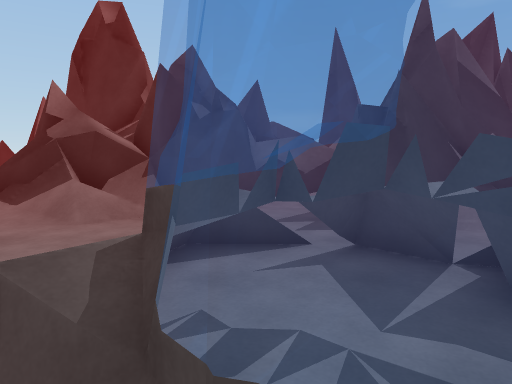
view 1 (above)

24 first-person views from a walk through a Unity game level. The camera is 1.5 m above the floor, tilts 6° down and sees 70° across. The floor is counted in squares, 1 m on a side. Each view is taken from the middle of a square. On the plan, view 1 faces up. The plan holds only what a view shows up to about 16 squares ahead; the rest is blank. The place goes on beyond the plan.

view 2
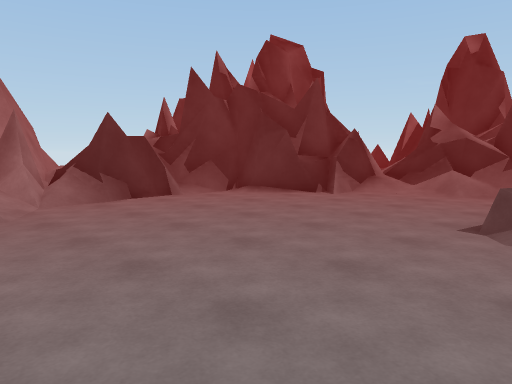

view 3
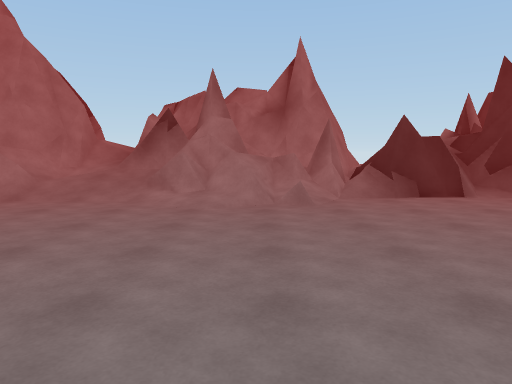

view 4
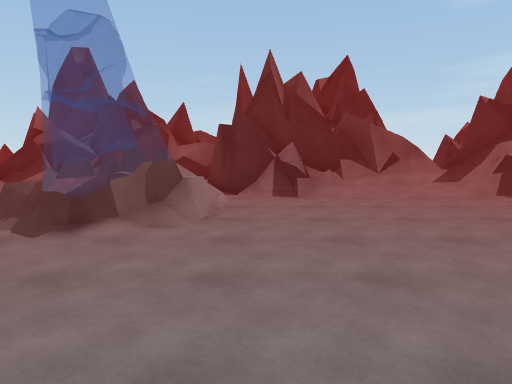

view 5
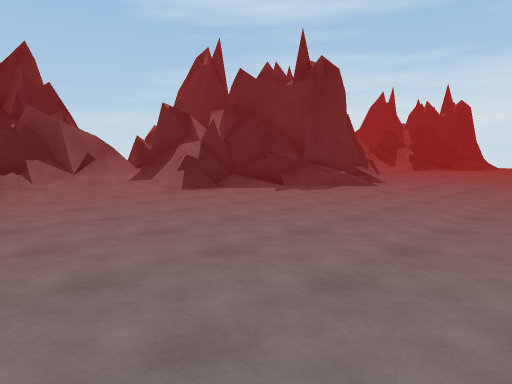

view 6
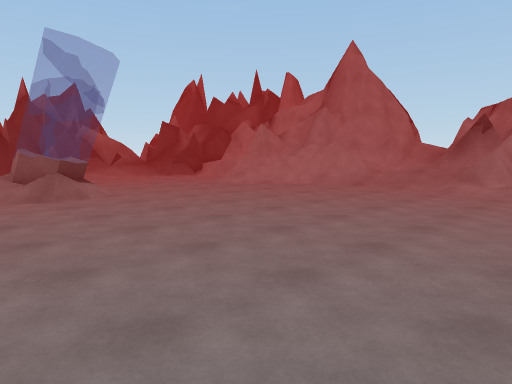

view 7
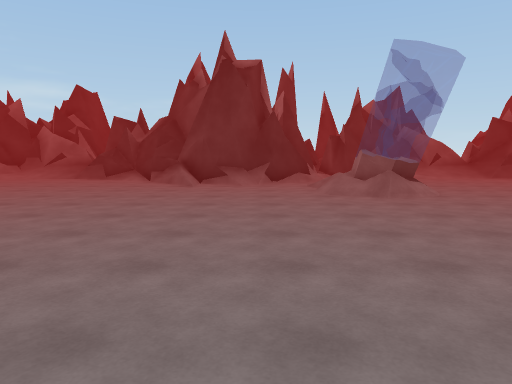

view 8
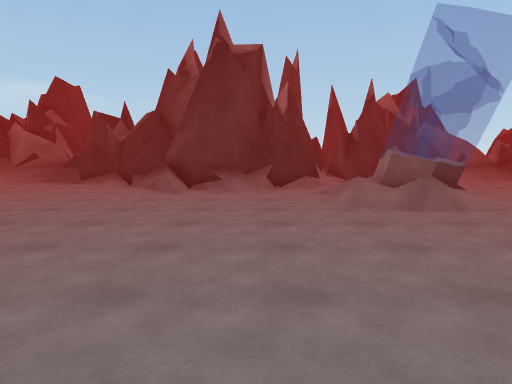

view 9
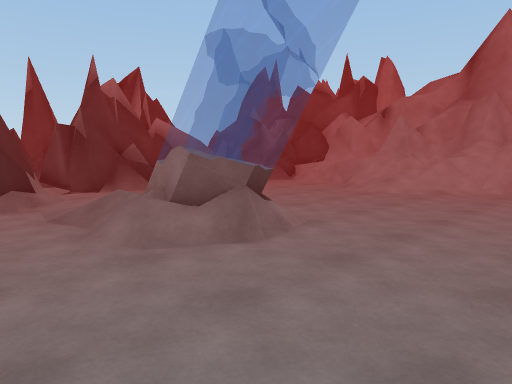

view 10
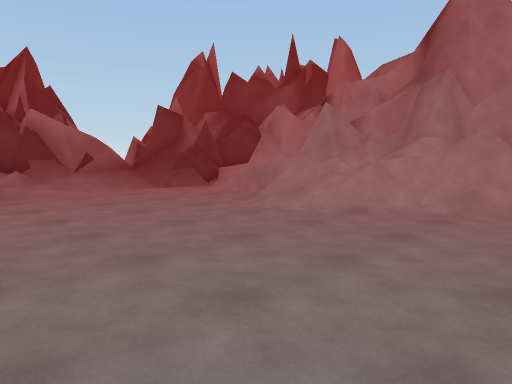

view 11
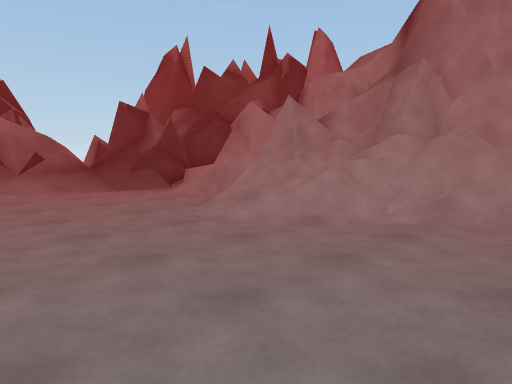

view 12
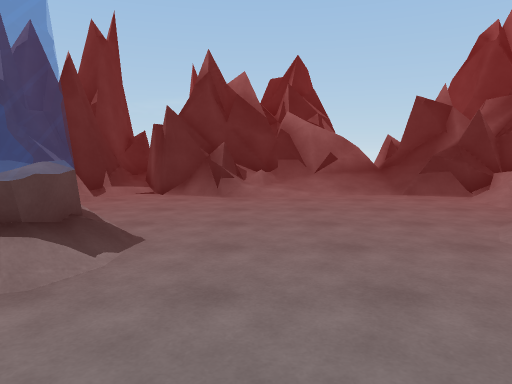

view 13
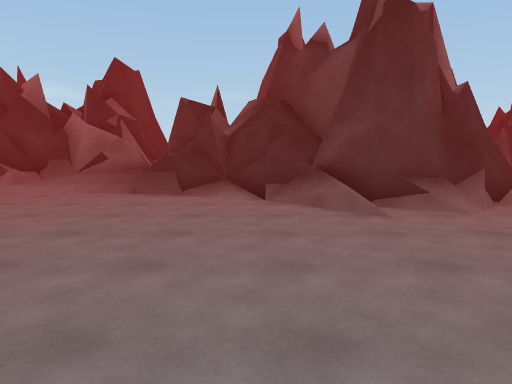

view 14
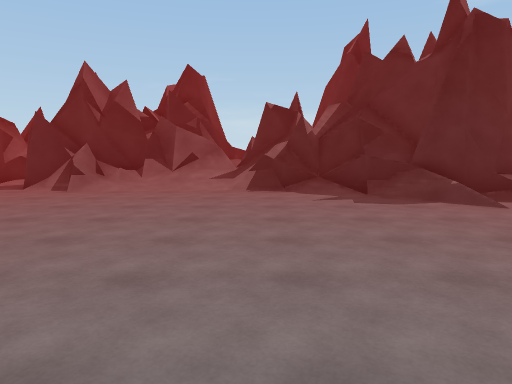

view 15
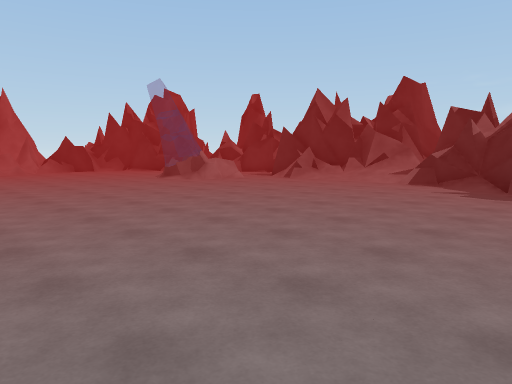

view 16
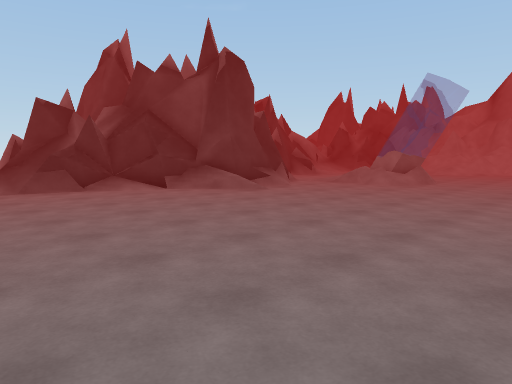

view 17
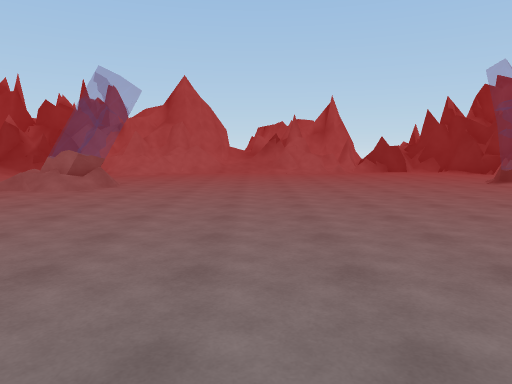

view 18
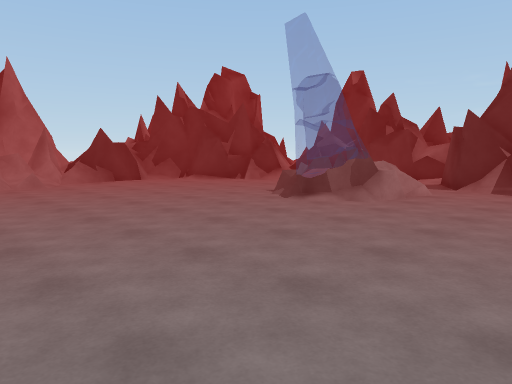

view 19
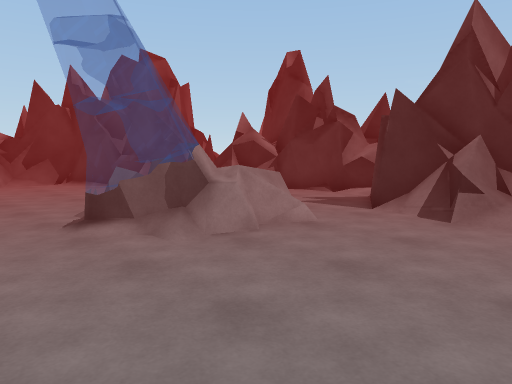

view 20
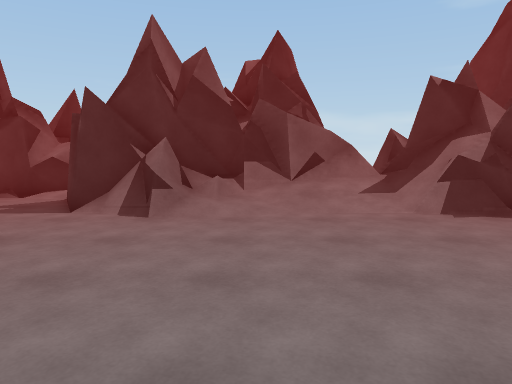

view 21
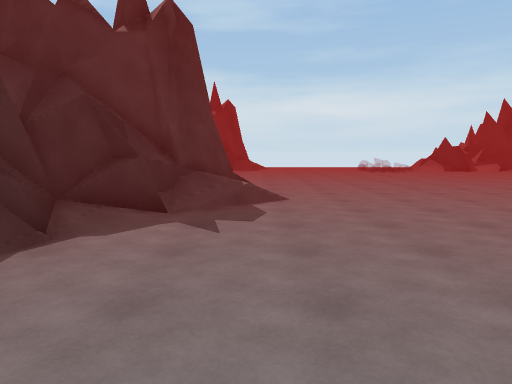

view 22
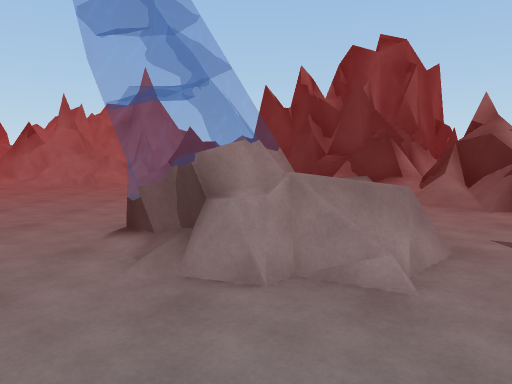

view 23
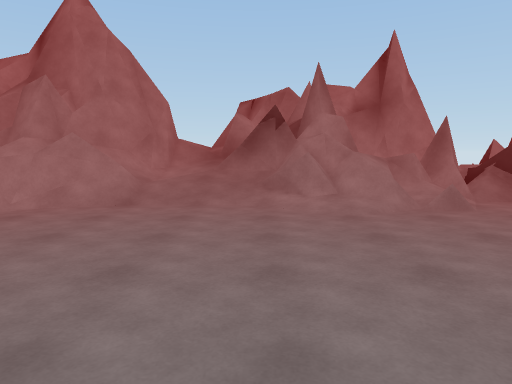

view 24
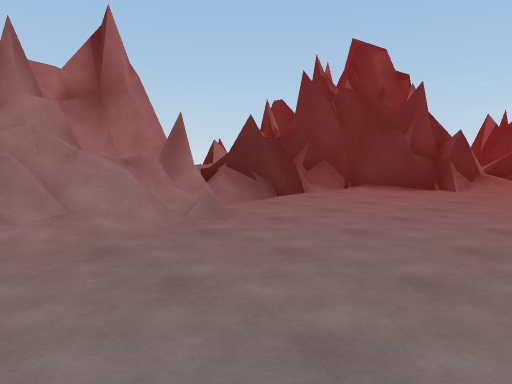

### Floor plan
Key: @ floor where view 1 was taken; # wall or solid block; x gap in a wall; . main floor; : floor 0.25 m higher than the main floor; + floor 0.5 m higher than the main floor; * floor 0.75 m higher than the main floor; % floor 1 m higher than the main floor; & floor 1.75 m higher than the main floor; $ floor 2.5 m higher than the main floor; / step, stairs or slope; = window, fence, low wall or low ledge; ^ raised ledge; O other object.
Columns run from 15 left of view 1 to 20 right of it. Each row starts with its distance up from view 1.
 13                   #             #
 12               #   #             #
 11           #######=       ##== #
 10        =###=##...#  #######=####
  9       ##+##/=....#######=/////=###
  8       ##/.//......####=:////=/=###
  7      ###..........=//=//.../==#####
  6      ##=.......///............//####
  5    ####......./%/O..............==##
  4   ##=........//  OO...............=#
  3   ##.........//OOOO................
  2   #=........./OOOO..................
  1   ##........../OO...................
  0   ##...........@....................
 -1 ####................................
 -2 #*//................................
 -3 ###=................................
 -4 #=#//...............................
 -5 ##=//=..............................
 -6 #==///.............................
 -7 ##==//.............................
 -8 ###==/.............................
 -9 ###==/.............................
-10 ###//.............................
-11 # =//............................. .
-12 /////.............................
-13 /////..............................
-14 ##///..............................
-15  #/=/..............................
-16  ###=/.............................
-17  ###==.............................
-18  ####//........===/................
-19  ##&=///.......===/................
-20 ###x##//.......===/...............
-21 ##  ##//.......O=//...............
-22 ##   =/.........  /.....:.........
-23  #  ==........../ ...=##=:.........
-24  ##===.............######=#.........
-25   ##O.............=###  ####........
-26    #O............/##    ####O==.....
-27    #===....//=/../##     ####===////
-28    ###=////:=####/#       ##$=//////
-29   #^=/////=######/#        ######=##
-30   #####=####### #=#            #
-31         #        ##

Positions as (right, up) in squares from view 1, and headings:
1: (0, 0), facing up
2: (0, -6), facing up-left
3: (1, -6), facing left
4: (4, -6), facing up
5: (4, -6), facing up-right
6: (5, -5), facing down-left
7: (6, -5), facing down
8: (6, -8), facing down
9: (6, -13), facing down-left
10: (0, -13), facing down-left
11: (-2, -13), facing down-left
12: (-3, -14), facing down
13: (12, -13), facing down
14: (13, -8), facing up
15: (20, -11), facing up-left
16: (20, -11), facing down-left
17: (18, -11), facing left
18: (8, -9), facing up-left
19: (8, -2), facing up-left
20: (8, -2), facing up
21: (8, 3), facing right
22: (7, 3), facing left
23: (0, -10), facing left
24: (-3, -10), facing up-left
